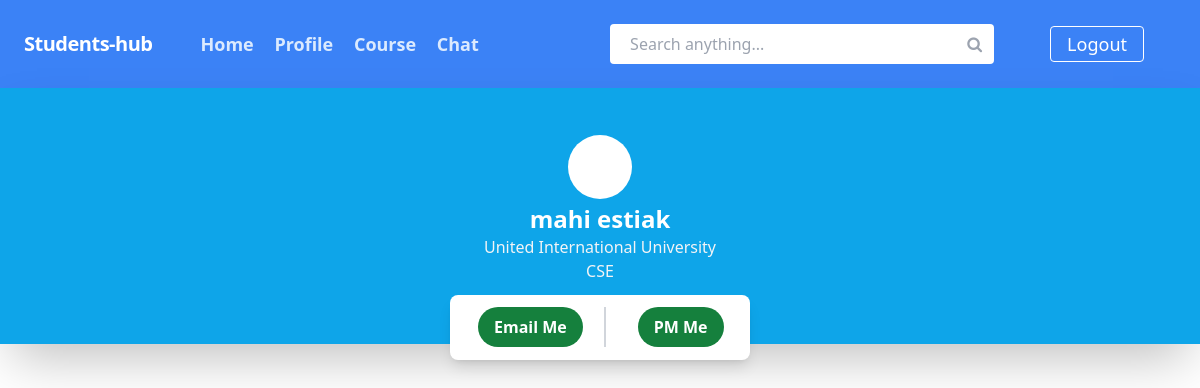
The page /user/profile.php?user_id=3 (signed in) on the database its author committed.
### tables this page shows
CREATE TABLE `users` (
  `f_name` varchar(30) NOT NULL,
  `l_name` varchar(30) NOT NULL,
  `profile_pic_url` varchar(300) DEFAULT NULL,
  `university` varchar(100) NOT NULL,
  `department` varchar(100) NOT NULL,
  `email` varchar(50) NOT NULL,
  `u_id` int(11) NOT NULL,
  `domain` varchar(20) NOT NULL,
  `password` varchar(100) NOT NULL,
  `date` timestamp NOT NULL DEFAULT current_timestamp() ON UPDATE current_timestamp()
);

### include/main-function.php (called while the page is built, shortened)
<?php
    function check_login($conn)
    {
        if (isset($_SESSION['email'])) {
            $id = $_SESSION['email'];
            $query = "SELECT * FROM users WHERE email = '$id'";
            $result = $conn -> query($query);
            if ($result && mysqli_num_rows($result) > 0)
                return mysqli_fetch_assoc($result);
        }
        die;
    }
    function get_user($conn, $u_id)
    {
        $query = "SELECT * FROM users WHERE u_id = '$u_id'";
        $result = $conn -> query($query);
        if ($result && mysqli_num_rows($result) > 0)
            return mysqli_fetch_assoc($result);
        die;
    }

### user/profile.php (the view, shortened to what this page needs)
<!DOCTYPE html>
<html lang="en">
<?php
    require_once '../header.php';
    $user_data = check_login($conn);
    $current_uid = $user_data['u_id'];
    if(isset($_GET['user_id'])) {
        $user_data = get_user($conn, $_GET['user_id']);
    }
    else
        $posts = view_post_by_id($conn, $user_data, $user_data['u_id']);
?>
    <link rel="stylesheet" href="<?php echo CSS['profile.css']."?".time(); ?>">
    <link rel="stylesheet" href="<?php echo CSS['post.css']."?".time(); ?>">
<link rel="stylesheet" href="<?php echo CSS['modal.css']."?".time(); ?>">
</head>
<body>
<div class="profile-container">
    <div class="profile-top-gap"> </div>
    <div class="profile-info-container">
        <div class="profile-info-content">
            <div class="profile-avatar">
            </div>
            <div class="profile-info-title">
                <?php echo $user_data['f_name']. ' ' .$user_data['l_name']; ?>
            </div>
            <div class="profile-info-other">
                <?php echo $user_data['university'] ?>
            </div>
            <div class="profile-info-other">
                <?php echo $user_data['department'] ?>
            </div>
        </div>
    </div>
<?php if ($current_uid != $user_data['u_id']) {
    $contact_code_p1 = <<<'EOD'
    <div class="profile-contact-container" style="top:1em">
        <div class="profile-contact-first-of-two">
            <a href="
EOD;
    $contact_code_p2 = <<<'EOD'
" class="profile-btn-contact">
                Email Me
            </a>
        </div>
        <div class="profile-contact-second-of-two">
            <a href="
EOD;
    $contact_code_p3 = <<<'EOD'
" class="profile-btn-contact">
                PM Me
            </a>
        </div>
    </div>
EOD;
    echo $contact_code_p1."mailto:".$user_data['email'].$contact_code_p2.PAGES['private-chat']."?receiver_uid=".$user_data['u_id'].$contact_code_p3;
}
?>
</div>
</body>
</html>

### css/styles.css (style rules this page uses)
html { line-height: 1.5; -webkit-text-size-adjust: 100%; -moz-tab-size: 4; -o-tab-size: 4; tab-size: 4; font-family: ui-sans-serif, system-ui, -apple-system, BlinkMacSystemFont, "Segoe UI", Roboto, "Helvetica Neue", Arial, "Noto Sans", sans-serif, "Apple Color Emoji", "Segoe UI Emoji", "Segoe UI Symbol", "Noto Color Emoji"; }
body { margin: 0; line-height: inherit; }
a { color: inherit; text-decoration: inherit; }

### css/profile.css (style rules this page uses)
.profile-container { display: flex; height: 16rem; width: 100%; flex-direction: column; --tw-bg-opacity: 1; background-color: rgb(14 165 233 / var(--tw-bg-opacity)); --tw-shadow: 0 25px 50px -12px rgb(0 0 0 / 0.25); --tw-shadow-colored: 0 25px 50px -12px var(--tw-shadow-color); box-shadow: var(--tw-ring-offset-shadow, 0 0 #0000), var(--tw-ring-shadow, 0 0 #0000), var(--tw-shadow) }
.profile-info-container { margin-bottom: 1rem; height: 8rem }
.profile-info-content { flex-direction: column; align-items: center }
.profile-avatar { margin-left: auto; margin-right: auto; height: 4rem; width: 4rem; border-radius: 9999px; --tw-bg-opacity: 1; background-color: rgb(255 255 255 / var(--tw-bg-opacity)) }
.profile-info-title { margin-top: 0.25rem; align-content: center; text-align: center; font-size: 1.5rem; line-height: 2rem; font-weight: 600; --tw-text-opacity: 1; color: rgb(255 255 255 / var(--tw-text-opacity)) }
.profile-info-other { text-align: center; color: rgb(255 255 255 / var(--tw-text-opacity)); --tw-text-opacity: 1; color: rgb(243 244 246 / var(--tw-text-opacity)) }
.profile-contact-container { position: relative; margin-left: auto; margin-right: auto; display: flex; height: 6rem; width: 25%; border-radius: 0.5rem; --tw-bg-opacity: 1; background-color: rgb(255 255 255 / var(--tw-bg-opacity)); padding: 0.5rem; --tw-shadow: 0 10px 15px -3px rgb(0 0 0 / 0.1), 0 4px 6px -4px rgb(0 0 0 / 0.1); --tw-shadow-colored: 0 10px 15px -3px var(--tw-shadow-color), 0 4px 6px -4px var(--tw-shadow-color); box-shadow: var(--tw-ring-offset-shadow, 0 0 #0000), var(--tw-ring-shadow, 0 0 #0000), var(--tw-shadow) }
.profile-contact-first-of-two { margin-top: auto; margin-bottom: auto; margin-left: 0.5rem; display: flex; width: 50% }
.profile-contact-second-of-two { margin-top: auto; margin-bottom: auto; display: flex; width: 50%; border-left-width: 2px; --tw-border-opacity: 1; border-color: rgb(209 213 219 / var(--tw-border-opacity)); -o-object-position: right; object-position: right; padding-left: 1.25rem }
.profile-btn-contact { margin-left: 0.75rem; border-radius: 9999px; --tw-bg-opacity: 1; background-color: rgb(21 128 61 / var(--tw-bg-opacity)); padding-top: 0.5rem; padding-bottom: 0.5rem; padding-left: 1rem; padding-right: 1rem; font-weight: 700; --tw-text-opacity: 1; color: rgb(255 255 255 / var(--tw-text-opacity)) }
.profile-top-gap { margin-top: 2rem; height: 1.5rem }

### rows shown on the page
users: f_name "mahi", l_name "estiak", university "United International University", department "CSE"
